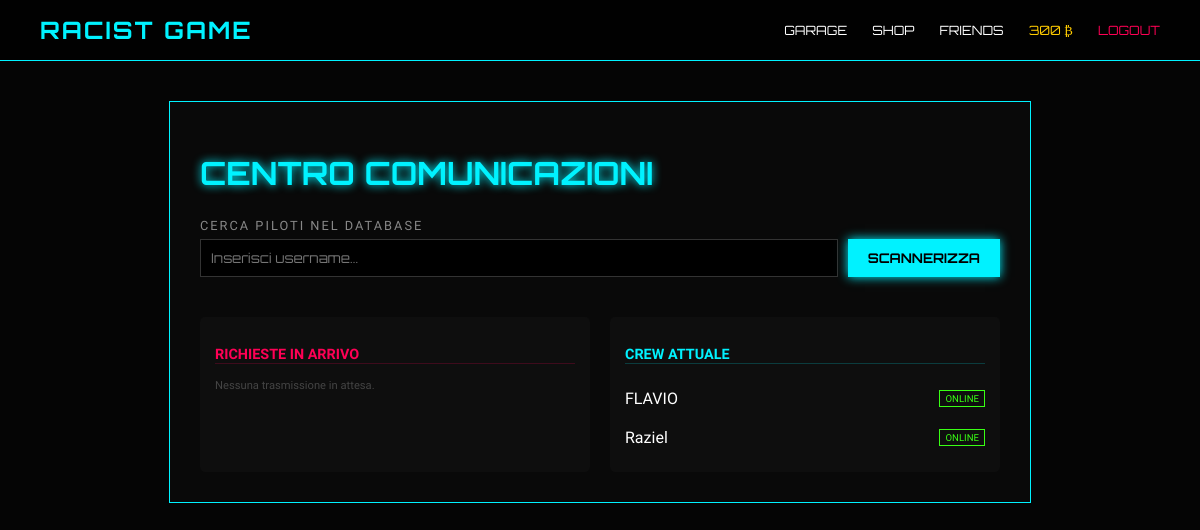
The page /social (signed in) on the database its author committed.
### models.py (models this page shows)
class User(db.Model, UserMixin):
    id = db.Column(db.Integer, primary_key=True)
    username = db.Column(db.String(20), unique=True, nullable=False)
    password = db.Column(db.String(128), nullable=False)
    credits = db.Column(db.Integer, default=100)
    active_car_id = db.Column(db.Integer, nullable=True)
    lobby_id = db.Column(db.Integer, db.ForeignKey('lobby.id'), nullable=True)
    owned_cars = db.relationship('UserCar', backref='owner', lazy=True)

### server.py (the view)
@app.route('/social')
@login_required
def social_page():
    friendships = Friendship.query.filter(
        ((Friendship.user_id == current_user.id) |
         (Friendship.friend_id == current_user.id)),
        Friendship.status == 'accepted'
    ).all()
    friend_list = [
        User.query.get(
            f.friend_id if f.user_id == current_user.id else f.user_id
        )
        for f in friendships
    ]
    pending = (
        User.query
        .join(Friendship, Friendship.user_id == User.id)
        .filter(
            Friendship.friend_id == current_user.id,
            Friendship.status == 'pending'
        )
        .all()
    )
    return render_template(
        'social.html',
        friends=friend_list,
        pending=pending
    )

### server.py (called while the page is built)
@login_manager.user_loader
def load_user(user_id):
    return User.query.get(int(user_id))

### templates/social.html (shortened to what this page needs)
{% extends "base.html" %}
{% block content %}
<div class="social-container cyberpunk-card" style="max-width: 800px; margin: 40px auto; padding: 30px; background: rgba(10,10,10,0.95); border: 1px solid #00f2ff;">
    <h1 style="color: #00f2ff; text-shadow: 0 0 10px #00f2ff; font-family: 'Orbitron';">CENTRO COMUNICAZIONI</h1>
    <div style="margin-bottom: 30px;">
        <label style="color: #888; font-size: 0.8em; letter-spacing: 2px;">CERCA PILOTI NEL DATABASE</label>
        <div style="display: flex; gap: 10px; margin-top: 5px;">
            <input type="text" id="searchQuery" placeholder="Inserisci username..."
                   style="flex-grow: 1; background: #000; border: 1px solid #333; color: #fff; padding: 10px; font-family: 'Orbitron';">
            <button onclick="searchUsers()" class="btn-main">SCANNERIZZA</button>
        </div>
    </div>
    <div style="display: grid; grid-template-columns: 1fr 1fr; gap: 20px;">
        <div class="panel-section">
            <h3 style="color: #ff0055; font-size: 0.9em; border-bottom: 1px solid #ff005533;">RICHIESTE IN ARRIVO</h3>
            {% for p in pending %}
            <div style="display: flex; justify-content: space-between; align-items: center; padding: 10px 0;">
                <span style="color: #fff;">{{ p.username }}</span>
                <form action="/accept_friend/{{ p.id }}" method="POST">
                    <button type="submit" class="btn-small" style="background: #39ff14; color: #000;">ACCETTA</button>
                </form>
            </div>
            {% else %}
            <p style="font-size: 0.7em; color: #444;">Nessuna trasmissione in attesa.</p>
            {% endfor %}
        </div>
        <div class="panel-section">
            <h3 style="color: #00f2ff; font-size: 0.9em; border-bottom: 1px solid #00f2ff33;">CREW ATTUALE</h3>
            {% for f in friends %}
            <div style="display: flex; justify-content: space-between; align-items: center; padding: 10px 0;">
                <span style="color: #fff;">{{ f.username }}</span>
                <span class="online-status">ONLINE</span>
            </div>
            {% else %}
            <p style="font-size: 0.7em; color: #444;">Pilota solitario...</p>
            {% endfor %}
        </div>
    </div>
</div>
{% endblock %}

### templates/base.html (shortened to what this page needs)
<!DOCTYPE html>
<html lang="it">
<head>
    <link rel="stylesheet" href="{{ url_for('static', filename='css/style.css') }}">
</head>
<body>
    <nav class="navbar" style="display: flex; justify-content: space-between; align-items: center; padding: 15px 40px; background: rgba(0,0,0,0.8); border-bottom: 1px solid #00f2ff;">
        <strong style="font-family: 'Orbitron'; color: #00f2ff; font-size: 1.5em; letter-spacing: 2px;">RACIST GAME</strong>
        {% if current_user.is_authenticated %}
        <div style="display: flex; gap: 25px; font-family: 'Orbitron'; font-size: 0.8em;">
            <a href="{{ url_for('garage') }}" style="color: #fff; text-decoration: none; hover: color:#00f2ff;">GARAGE</a>
            <a href="{{ url_for('shop') }}" style="color: #fff; text-decoration: none;">SHOP</a>
            <a href="{{ url_for('social_page') }}" style="color: #fff; text-decoration: none;">FRIENDS</a>
            <span style="color: #ffcc00;">{{ current_user.credits }} ₿</span>
            <a href="{{ url_for('logout') }}" style="color: #ff0055; text-decoration: none;">LOGOUT</a>
        </div>
        {% endif %}
    </nav>
    {% block content %}{% endblock %}
</body>
</html>

### static/css/style.css (style rules this page uses)
body { margin: 0; background: #050505; color: #fff; font-family: 'Rajdhani', sans-serif; overflow-x: hidden; }

### templates/social.html (style rules this page uses)
.btn-main { background: #00f2ff; color: #000; border: none; padding: 10px 20px; font-family: 'Orbitron'; font-weight: bold; cursor: pointer; text-transform: uppercase; box-shadow: 0 0 10px #00f2ff; }
.online-status { color: #39ff14; font-size: 0.6em; border: 1px solid #39ff14; padding: 2px 5px; }
.panel-section { background: rgba(255,255,255,0.02); padding: 15px; border-radius: 5px; }

### rows shown on the page
User: credits "300"
User: username "FLAVIO"
User: username "Raziel"
